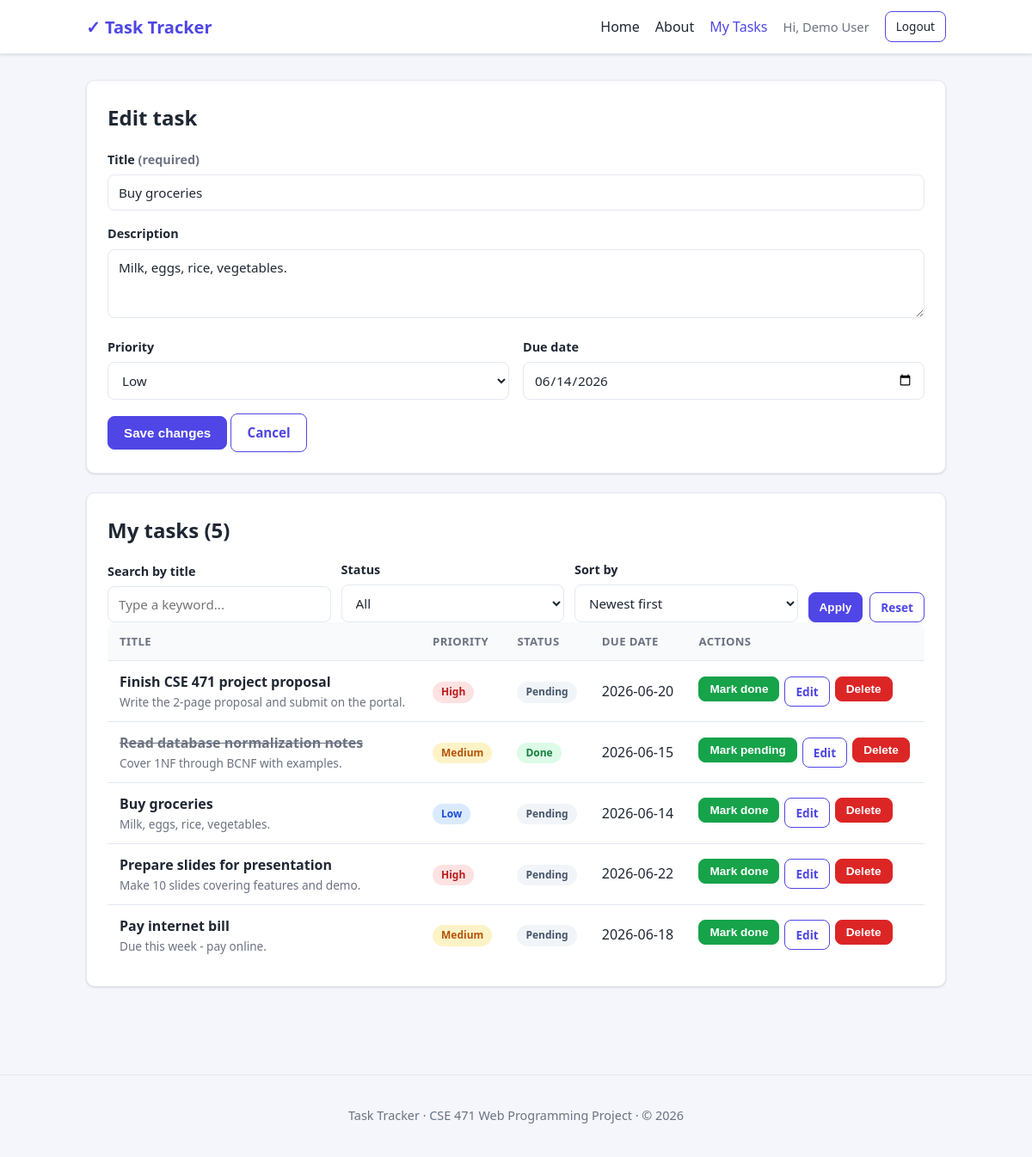
/tasks.php?edit=3 (signed in), run on the app's committed database.
### tables this page shows
CREATE TABLE `tasks` (
    `id`          INT AUTO_INCREMENT PRIMARY KEY,
    `user_id`     INT          NOT NULL,
    `title`       VARCHAR(200) NOT NULL,
    `description` TEXT         NULL,
    `priority`    ENUM('low','medium','high') NOT NULL DEFAULT 'medium',
    `status`      ENUM('pending','done')      NOT NULL DEFAULT 'pending',
    `due_date`    DATE         NULL,
    `created_at`  TIMESTAMP    NOT NULL DEFAULT CURRENT_TIMESTAMP,
    `updated_at`  TIMESTAMP    NOT NULL DEFAULT CURRENT_TIMESTAMP ON UPDATE CURRENT_TIMESTAMP,
    CONSTRAINT `fk_tasks_user`
        FOREIGN KEY (`user_id`) REFERENCES `users` (`id`)
        ON DELETE CASCADE ON UPDATE CASCADE,
    INDEX `idx_tasks_user` (`user_id`),
    INDEX `idx_tasks_status` (`status`),
    INDEX `idx_tasks_due` (`due_date`)
);

### tasks.php (the view, shortened to what this page needs)
<?php
require __DIR__ . '/config/db.php';
$uid = current_user_id();
$search = trim($_GET['q'] ?? '');
$status_filter = $_GET['status'] ?? 'all';
$sort = $_GET['sort'] ?? 'created_desc';
$sort_map = [
    'created_desc' => 'created_at DESC',
    'due_asc'      => 'due_date IS NULL, due_date ASC',
    'due_desc'     => 'due_date IS NULL, due_date DESC',
    'priority'     => "FIELD(priority,'high','medium','low')",
];
$order_by = $sort_map[$sort] ?? $sort_map['created_desc'];
$sql = 'SELECT * FROM tasks WHERE user_id = ?';
$params = [$uid];
$sql .= ' ORDER BY ' . $order_by;
$stmt = $pdo->prepare($sql);
$stmt->execute($params);
$tasks = $stmt->fetchAll();
$edit_task = null;
if (isset($_GET['edit'])) {
    $stmt = $pdo->prepare('SELECT * FROM tasks WHERE id = ? AND user_id = ?');
    $stmt->execute([(int) $_GET['edit'], $uid]);
    $edit_task = $stmt->fetch() ?: null;
}
require __DIR__ . '/includes/header.php';
function e(?string $v): string { return htmlspecialchars((string) $v, ENT_QUOTES, 'UTF-8'); }
?>
<div class="card">
    <h2 class="mt-0"><?= $edit_task ? 'Edit task' : 'Add a new task' ?></h2>
    <form method="post" action="tasks.php" data-task-form novalidate>
        <div class="form-group">
            <label for="title">Title <span class="muted">(required)</span></label>
            <input type="text" id="title" name="title" maxlength="200" required
                   value="<?= e($edit_task['title'] ?? '') ?>">
        </div>
        <div class="form-group">
            <label for="description">Description</label>
            <textarea id="description" name="description"><?= e($edit_task['description'] ?? '') ?></textarea>
        </div>
        <div class="form-grid">
            <div class="form-group">
                <label for="priority">Priority</label>
                <select id="priority" name="priority">
                    <?php
                    $cur_pri = $edit_task['priority'] ?? 'medium';
                    foreach (['low', 'medium', 'high'] as $p):
                    ?>
                        <option value="<?= $p ?>" <?= $cur_pri === $p ? 'selected' : '' ?>>
                            <?= ucfirst($p) ?>
                        </option>
                    <?php endforeach; ?>
                </select>
            </div>
            <div class="form-group">
                <label for="due_date">Due date</label>
                <input type="date" id="due_date" name="due_date"
                       value="<?= e($edit_task['due_date'] ?? '') ?>">
            </div>
        </div>
        <button type="submit" class="btn"><?= $edit_task ? 'Save changes' : 'Add task' ?></button>
        <?php if ($edit_task): ?>
            <a href="tasks.php" class="btn btn-outline">Cancel</a>
        <?php endif; ?>
    </form>
</div>
<div class="card">
    <div class="section-head">
        <h2 class="mt-0">My tasks (<?= count($tasks) ?>)</h2>
    </div>
    <form method="get" action="tasks.php" id="filterForm" class="filter-bar">
        <div class="form-group">
            <label for="q">Search by title</label>
            <input type="search" id="q" name="q" placeholder="Type a keyword..."
                   value="<?= e($search) ?>">
        </div>
        <div class="form-group">
            <label for="status">Status</label>
            <select id="status" name="status">
                <option value="all"     <?= $status_filter === 'all' ? 'selected' : '' ?>>All</option>
            </select>
        </div>
        <div class="form-group">
            <label for="sort">Sort by</label>
            <select id="sort" name="sort">
                <option value="created_desc" <?= $sort === 'created_desc' ? 'selected' : '' ?>>Newest first</option>
            </select>
        </div>
        <div class="actions">
            <button type="submit" class="btn btn-sm">Apply</button>
            <a href="tasks.php" class="btn btn-sm btn-outline">Reset</a>
        </div>
    </form>
    <?php if (!$tasks): ?>
        <p class="empty-state">No tasks found. <?= $search || $status_filter !== 'all' ? 'Try clearing the filters.' : 'Add your first task above!' ?></p>
    <?php else: ?>
        <div class="table-wrap">
            <table class="data">
                <thead>
                    <tr>
                        <th>Title</th>
                        <th>Priority</th>
                        <th>Status</th>
                        <th>Due date</th>
                        <th>Actions</th>
                    </tr>
                </thead>
                <tbody>
                    <?php foreach ($tasks as $t): ?>
                        <tr class="<?= $t['status'] === 'done' ? 'done' : '' ?>">
                            <td>
                                <span class="task-title"><strong><?= e($t['title']) ?></strong></span>
                                <?php if (!empty($t['description'])): ?>
                                    <div class="muted" style="font-size:.85rem;"><?= e($t['description']) ?></div>
                                <?php endif; ?>
                            </td>
                            <td><span class="badge badge-<?= e($t['priority']) ?>"><?= e($t['priority']) ?></span></td>
                            <td><span class="badge badge-<?= e($t['status']) ?>"><?= e($t['status']) ?></span></td>
                            <td><?= $t['due_date'] ? e($t['due_date']) : '<span class="muted">—</span>' ?></td>
                            <td>
                                <div class="row-actions">
                                    <form method="post" action="tasks.php">
                                        <button type="submit" class="btn btn-sm btn-success">
                                            <?= $t['status'] === 'done' ? 'Mark pending' : 'Mark done' ?>
                                        </button>
                                    </form>
                                    <a href="tasks.php?edit=<?= (int) $t['id'] ?>" class="btn btn-sm btn-outline">Edit</a>
                                    <form method="post" action="tasks.php"
                                          data-confirm="Delete this task? This cannot be undone.">
                                        <button type="submit" class="btn btn-sm btn-danger">Delete</button>
                                    </form>
                                </div>
                            </td>
                        </tr>
                    <?php endforeach; ?>
                </tbody>
            </table>
        </div>
    <?php endif; ?>
</div>
<?php require __DIR__ . '/includes/footer.php'; ?>

### css/style.css (style rules this page uses)
:root { --bg: #f4f6fb; --surface: #ffffff; --text: #1f2733; --muted: #6b7280; --border: #e3e8f0; --primary: #4f46e5; --primary-dark: #4338ca; --success: #16a34a; --danger: #dc2626; --danger-dark: #b91c1c; --warning: #d97706; --radius: 10px; --shadow: 0 1px 3px rgba(16, 24, 40, .08), 0 1px 2px rgba(16, 24, 40, .06); --shadow-lg: 0 10px 30px rgba(16, 24, 40, .12); }
* { box-sizing: border-box; }
body { margin: 0; font-family: "Segoe UI", Roboto, Helvetica, Arial, sans-serif; background: var(--bg); color: var(--text); line-height: 1.55; }
a { color: var(--primary); text-decoration: none; }
.card { background: var(--surface); border: 1px solid var(--border); border-radius: var(--radius); box-shadow: var(--shadow); padding: 24px; margin-bottom: 22px; }
.card h2 { margin-top: 0; }
.btn { display: inline-block; background: var(--primary); color: #fff; border: 1px solid var(--primary); padding: 10px 18px; border-radius: 8px; font-size: .95rem; font-weight: 600; cursor: pointer; transition: background .15s ease; text-decoration: none; }
.btn-sm { padding: 6px 12px; font-size: .85rem; }
.btn-outline { background: transparent; color: var(--primary); }
.btn-danger { background: var(--danger); border-color: var(--danger); }
.btn-success { background: var(--success); border-color: var(--success); }
.form-group { margin-bottom: 16px; }
label { display: block; font-weight: 600; margin-bottom: 6px; font-size: .9rem; }
input[type="text"], input[type="email"], input[type="password"], input[type="date"], input[type="search"], select, textarea { width: 100%; padding: 10px 12px; border: 1px solid var(--border); border-radius: 8px; font-size: .95rem; font-family: inherit; background: #fff; color: var(--text); }
textarea { resize: vertical; min-height: 80px; }
.table-wrap { overflow-x: auto; }
table.data { width: 100%; border-collapse: collapse; background: var(--surface); border-radius: var(--radius); overflow: hidden; }
table.data th, table.data td { padding: 12px 14px; text-align: left; border-bottom: 1px solid var(--border); vertical-align: middle; }
table.data th { background: #f8fafc; font-size: .82rem; text-transform: uppercase; letter-spacing: .03em; color: var(--muted); }
table.data tr:last-child td { border-bottom: none; }
table.data tr.done td .task-title { text-decoration: line-through; color: var(--muted); }
.badge { display: inline-block; padding: 3px 10px; border-radius: 999px; font-size: .75rem; font-weight: 700; text-transform: capitalize; }
.badge-high { background: #fee2e2; color: #b91c1c; }
.badge-medium { background: #fef3c7; color: #b45309; }
.badge-low { background: #dbeafe; color: #1d4ed8; }
.badge-pending { background: #f1f5f9; color: #475569; }
.badge-done { background: #dcfce7; color: #15803d; }
.filter-bar { display: flex; gap: 12px; flex-wrap: wrap; align-items: flex-end; }
.filter-bar .form-group { margin-bottom: 0; flex: 1 1 160px; }
.filter-bar .actions { display: flex; gap: 8px; }
.row-actions { display: flex; gap: 6px; flex-wrap: wrap; }
.row-actions form { display: inline; margin: 0; }
.section-head { display: flex; justify-content: space-between; align-items: center; flex-wrap: wrap; gap: 10px; margin-bottom: 16px; }
.section-head h2 { margin: 0; }
.muted { color: var(--muted); }
.mt-0 { margin-top: 0; }
.form-grid { display: grid; grid-template-columns: repeat(auto-fit, minmax(200px, 1fr)); gap: 16px; }

### data on the page
tasks: title "Buy groceries", description "Milk, eggs, rice, vegetables.", priority "Low", due_date "06/14/2026", status "Pending", due_date "2026-06-14", shows "Mark done"
tasks: title "Finish CSE 471 project proposal", description "Write the 2-page proposal and submit on the portal.", priority "High", status "Pending", due_date "2026-06-20", shows "Mark done"
tasks: title "Read database normalization notes", description "Cover 1NF through BCNF with examples.", priority "Medium", status "Done", due_date "2026-06-15", shows "Mark pending"
tasks: title "Prepare slides for presentation", description "Make 10 slides covering features and demo.", priority "High", status "Pending", due_date "2026-06-22", shows "Mark done"
tasks: title "Pay internet bill", description "Due this week - pay online.", priority "Medium", status "Pending", due_date "2026-06-18", shows "Mark done"

### other printed values
$display_name "Demo User"
count($tasks) "5"
